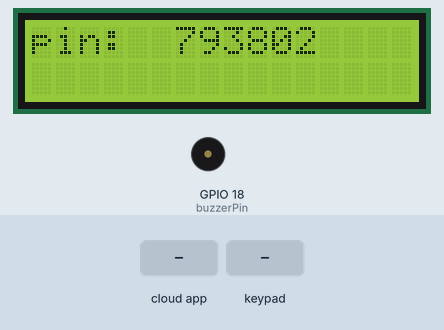
Bench run of a sketch on a simulated ESP32. Parts: 16×2 character LCD, buzzer (waves = sounding, pin HIGH). Inputs (shaded band) come from the test bench. WiFi joins after 1.5 s; servers stay silent unless stated; random numbers use the default seed unless the sketch sets one; the Firebase database answers and starts empty; what the sketch prints to the serial monitor is not drawn.

Above: at 3.8 s.
3.9 s: the phone or cloud app sets liveMode to 1
At 5.8 s:
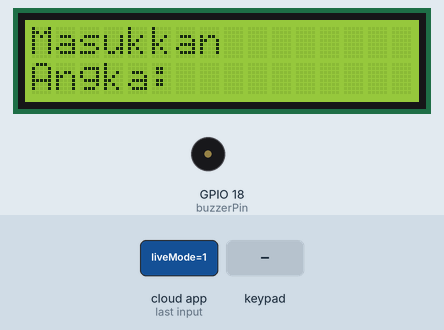
6.7 s: keypad keys 1 3 1 2 1 4 2 7 # pressed 0.893 s apart
At 14.7 s:
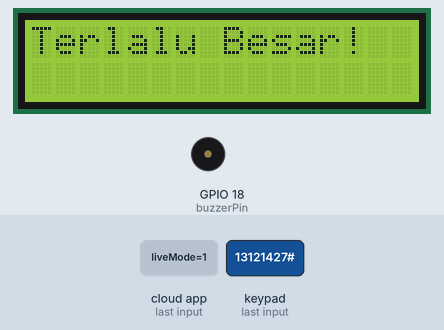
17.5 s: key 'A' pressed
At 18.7 s:
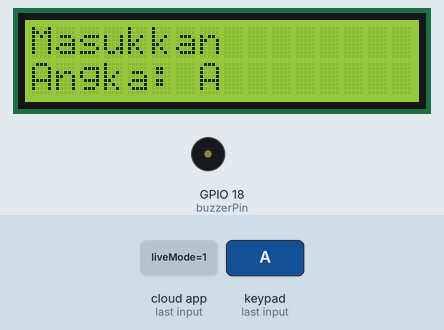
19.0 s: key 'B' pressed
At 20.2 s:
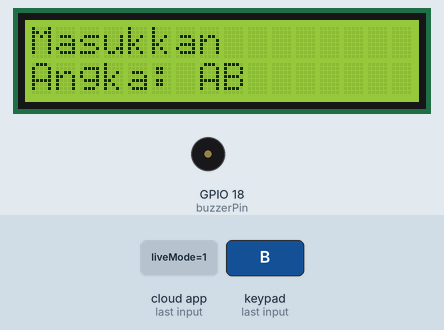
20.5 s: keypad keys 2 6 2 5 3 3 3 2 # pressed 0.893 s apart
At 28.8 s:
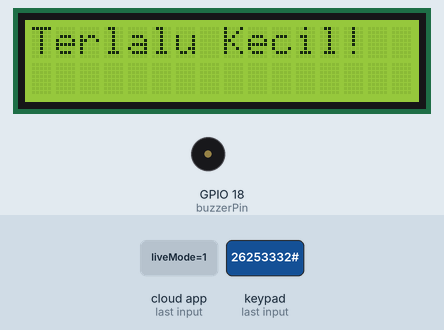
30.0 s: key 'C' pressed
At 30.8 s:
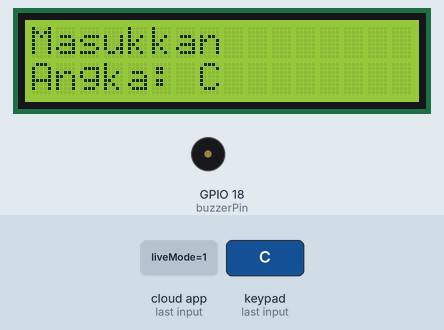
Timing chart, 0 to 32.5 s (numbered marks = the images above; inputs shaded):
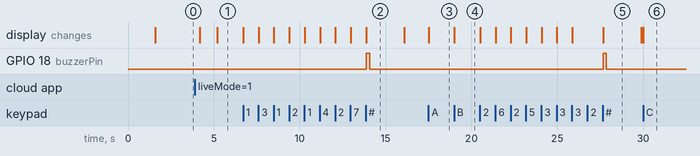

The sketch:

angka_boom_copy_20240609151851.ino
```cpp
#include <Wire.h>
#include <LiquidCrystal_I2C.h>
#include <Keypad.h>
#include <WiFi.h>           // Include WiFi library for ESP32
#include <FirebaseESP32.h>  // Include Firebase library for ESP32

// Firebase configuration
#define FIREBASE_HOST "https://mksrobotics.firebaseio.com"
#define FIREBASE_AUTH "AIzaSyAcHklpkVYko5ZyuQXaeHhGxa8F3UzxDp0"

FirebaseData fbdo;
FirebaseConfig config;
FirebaseAuth auth;

// WiFi credentials
#define WIFI_SSID "POCOX3GT"
#define WIFI_PASSWORD "oooooooo"


// Inisialisasi LCD
LiquidCrystal_I2C lcd(0x27, 16, 2);

// Inisialisasi Keypad
const byte ROWS = 4;
const byte COLS = 4;
char keys[ROWS][COLS] = {
  { '1', '2', '3', 'A' },
  { '4', '5', '6', 'B' },
  { '7', '8', '9', 'C' },
  { '*', '0', '#', 'D' }
};

byte rowPins[ROWS] = { 13, 12, 14, 27 }; /* connect to the row pinouts of the keypad */
byte colPins[COLS] = { 26, 25, 33, 32 }; /* connect to the column pinouts of the keypad */

Keypad keypad = Keypad(makeKeymap(keys), rowPins, colPins, ROWS, COLS);

// Pin untuk Buzzer
const int buzzerPin = 18;

// Variabel permainan
int targetNumber;  // Angka rahasia
String pin = "";
String inputNumber = "";
bool liveMode;

void setup() {
  lcd.begin();
  lcd.backlight();
  pinMode(buzzerPin, OUTPUT);
  Serial.begin(115200);
  WiFi.begin(WIFI_SSID, WIFI_PASSWORD);
  Serial.print("Connecting to WiFi");
  while (WiFi.status() != WL_CONNECTED) {
    Serial.print(".");
    delay(500);
  }
  Serial.println();
  Serial.println("Connected to WiFi");

  // Firebase configuration
  config.host = FIREBASE_HOST;
  config.signer.tokens.legacy_token = FIREBASE_AUTH;

  Firebase.begin(&config, &auth);
  Firebase.reconnectWiFi(true);

  pin = generateRandomPin();
  lcd.print("pin: ");
  lcd.setCursor(6, 0);
  lcd.print(pin);
  sendData(pin);

  while (getLiveModeFromFirebase() == false) {
    delay(1000);
  }

  lcd.clear();
  lcd.setCursor(3, 0);
  lcd.print("ANGKA BOOM");
  delay(1000);
  lcd.clear();
  lcd.setCursor(0, 0);
  lcd.print("Masukkan");
  lcd.setCursor(0, 1);
  lcd.print("Angka: ");
  targetNumber = random(5);
}

void loop() {


  char key = keypad.getKey();

  if (key) {
    if (key == '#') {
      checkNumber();

    } else if (key == '*') {
      inputNumber = "";
      lcd.clear();
      lcd.setCursor(0, 0);
      lcd.print("Masukkan");
      lcd.setCursor(0, 1);
      lcd.print("Angka:");
    } else if (key == 'D') {
      ESP.restart();
    } else {
      inputNumber += key;
      lcd.setCursor(0, 1);
      lcd.print("Angka: ");
      lcd.setCursor(7, 1);
      lcd.print(inputNumber);
    }
  }
}

void checkNumber() {
  lcd.clear();
  int input = inputNumber.toInt();
  if (input == targetNumber) {
    lcd.setCursor(0, 0);
    lcd.print("Benar!");
    buzz(500);
    if (Firebase.setBool(fbdo, "/event/games/angka-boom/status/liveMode", false)) {
      Serial.print("Data sent to Firebase: ");
      Serial.println("false");
    } else {
      Serial.println("Failed to send data to Firebase");
    }
    ESP.restart();

  } else if (input < targetNumber) {
    lcd.setCursor(0, 0);
    lcd.print("Terlalu Kecil!");
    buzz(200);
  } else {
    lcd.setCursor(0, 0);
    lcd.print("Terlalu Besar!");
    buzz(200);
  }
  inputNumber = "";
  delay(2000);
  lcd.clear();
  lcd.setCursor(0, 0);
  lcd.print("Masukkan");
  lcd.setCursor(0, 1);
  lcd.print("angka:");
}

void buzz(int duration) {
  digitalWrite(buzzerPin, HIGH);
  delay(duration);
  digitalWrite(buzzerPin, LOW);
}

void sendData(String pin) {
  if (Firebase.setString(fbdo, "/event/games/angka-boom/status/pin", pin)) {
    Serial.print("Data sent to Firebase: ");
    Serial.println(pin);
  } else {
    Serial.println("Failed to send data to Firebase");
  }
}

String generateRandomPin() {
  for (int i = 0; i < 6; i++) {
    pin += String(random(0, 10));  // Append a random digit (0-9)
  }
  return pin;
}

String getPinFromFirebase() {
  if (Firebase.getString(fbdo, "/event/games/angka-boom/status/pin")) {
    String pinFromFirebase = fbdo.stringData();
    Serial.print("PIN retrieved from Firebase: ");
    Serial.println(pinFromFirebase);
    return pinFromFirebase;
  } else {
    Serial.println("Failed to get PIN from Firebase");
    return "";
  }
}
bool getLiveModeFromFirebase() {
  if (Firebase.getBool(fbdo, "/event/games/angka-boom/status/liveMode")) {
    bool liveMode = fbdo.boolData();
    Serial.print("Live mode status retrieved from Firebase: ");
    Serial.println(liveMode ? "true" : "false");
    return liveMode;
  } else {
    Serial.println("Failed to get live mode status from Firebase");
    return false;
  }
}
```

Measured:
- after the input at 3.9 s, the display: first changes after 0.29 s (image 1 shows a later state)
- after the input at 6.7 s, GPIO 18 (buzzerPin): LOW → HIGH after 7.2 s, → LOW 0.20 s later; the display: first changes at once (image 2 shows a later state)
- after the input at 17.5 s, the display: changes at once (image 3)
- after the input at 19.0 s, the display: changes at once (image 4)
- after the input at 20.5 s, GPIO 18 (buzzerPin): LOW → HIGH after 7.2 s, → LOW 0.20 s later; the display: first changes at once (image 5 shows a later state)
- after the input at 30.0 s, the display: changes at once (image 6)
- what the display in image 2 shows lasts 2.2 s, from 13.9 s to 16.1 s
